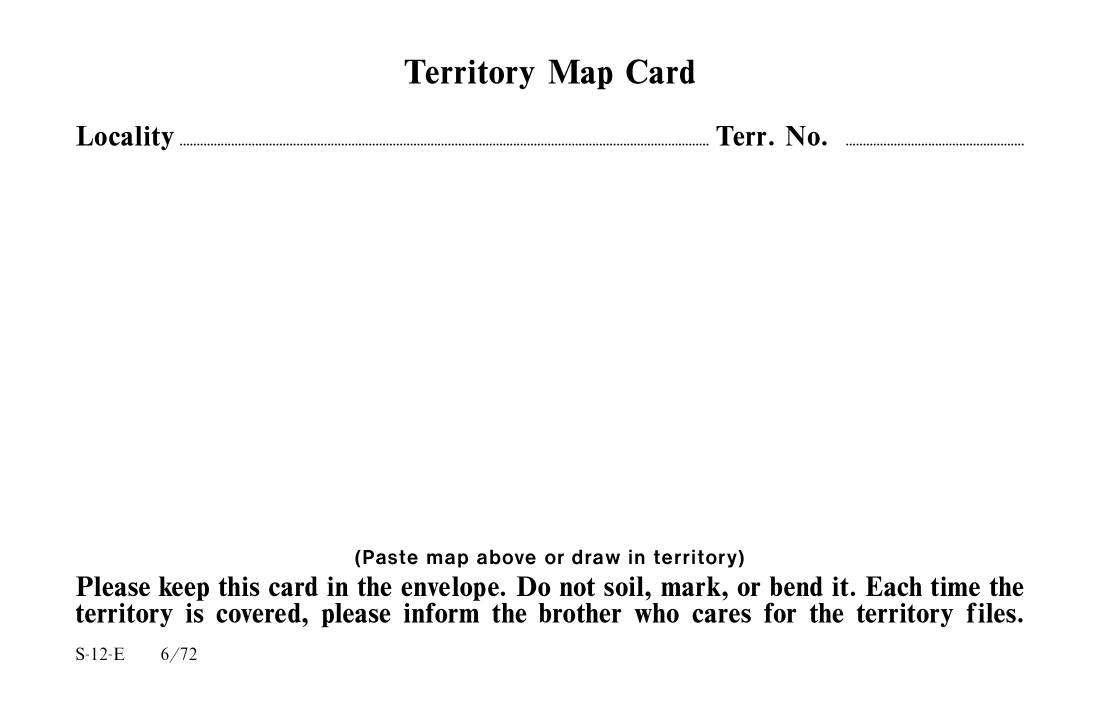
#> input picture distrikt/templates/S-12-E-source.png, 2200 x 1423 px, given in place of icon.png, which was not available (shown at 1/2 size)
$ python prepare_dmg.py
#> lines starting #> are read from the running program, lines starting #| are printed output that depends on the picture
#!/usr/bin/env python3
"""Create LTM's bilingual Finder installer presentation at 1:1 dimensions.

Only public assets are read; no local user database or credentials are used.
The finished Finder window is laid out by the free create-dmg tool.
"""
from pathlib import Path
from PIL import Image, ImageDraw, ImageFont
import argparse
import html

ROOT = Path(__file__).resolve().parents[1]
SITE = "https://localterritorymanager.com/da/guide/#mac-first-open"
# Finder uses the image's raw pixel dimensions, not logical Retina points.
# A 1800×1100 PNG inside a 900×550 window is cropped, not downscaled.
WIDTH, HEIGHT, SCALE = 900, 550, 1
C = {
    "ink": "#193e32", "dark": "#133c30", "green": "#2d7459",
    "mint": "#dce9d8", "pale": "#f5f8f2", "line": "#d9e5d9",
    "cream": "#eff4e9", "white": "#ffffff", "muted": "#60786b",
}


def font(size, bold=False):
    faces = (
        ["/System/Library/Fonts/Supplemental/Arial Bold.ttf",
         "/System/Library/Fonts/Supplemental/Helvetica Bold.ttf"]
        if bold else
        ["/System/Library/Fonts/Supplemental/Arial.ttf",
         "/System/Library/Fonts/Supplemental/Helvetica.ttf"]
    )
    for face in faces:
        if Path(face).exists():
            return ImageFont.truetype(face, size * SCALE)
    return ImageFont.load_default()


def create_background(path):
    canvas = Image.new("RGB", (WIDTH * SCALE, HEIGHT * SCALE), C["pale"])
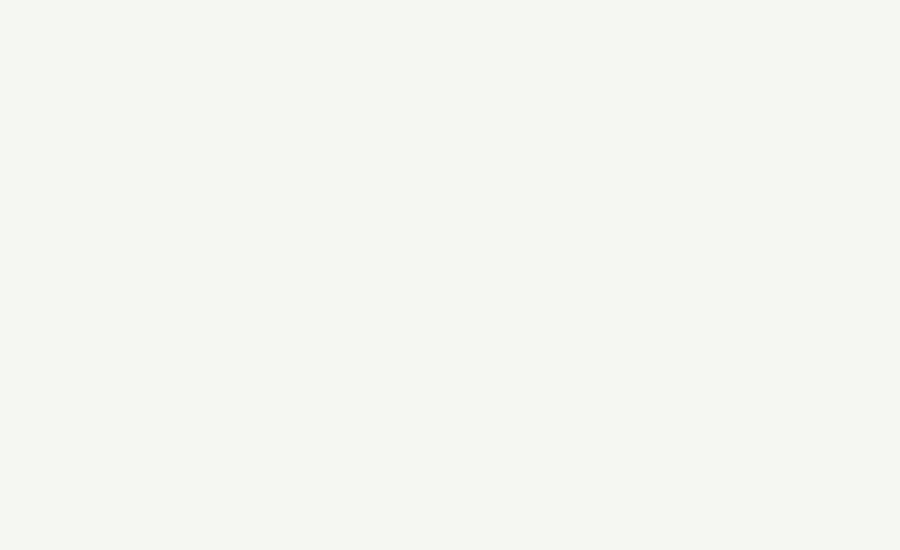
#> canvas: PIL image 900x550 RGB; mean R, G, B 245, 248, 242
    d = ImageDraw.Draw(canvas)
    def rect(box, color, radius=0, outline=None, width=1):
        bounds = tuple(int(i * SCALE) for i in box)
        d.rounded_rectangle(bounds, radius=radius * SCALE, fill=color, outline=outline, width=width * SCALE)
    def text(x, y, value, size, color, bold=False, anchor=None):
        d.text((x * SCALE, y * SCALE), value, font=font(size, bold),
               fill=color, anchor=anchor)
    # Brand header, matching the public LTM website's restrained greens.
    rect((0, 0, WIDTH, 142), C["dark"])
    rect((35, 27, 112, 108), "#f1f6e9", 20)
    with Image.open(ROOT / "distrikt" / "icon.png") as icon:
#> icon is the input picture: PIL image 2200x1423 RGB; min 0, max 255, mean 249.2
        icon = icon.convert("RGBA")
#> icon: PIL image 2200x1423 RGBA
        icon.thumbnail((65*SCALE, 65*SCALE), Image.Resampling.LANCZOS)
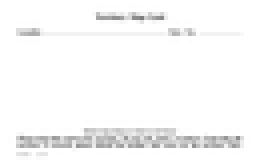
#> icon: PIL image 65x42 RGBA (shown 4 times larger); mean R, G, B, A 248.8, 248.8, 248.8, 255
        canvas.paste(icon, (int(41*SCALE), int(34*SCALE)), icon)
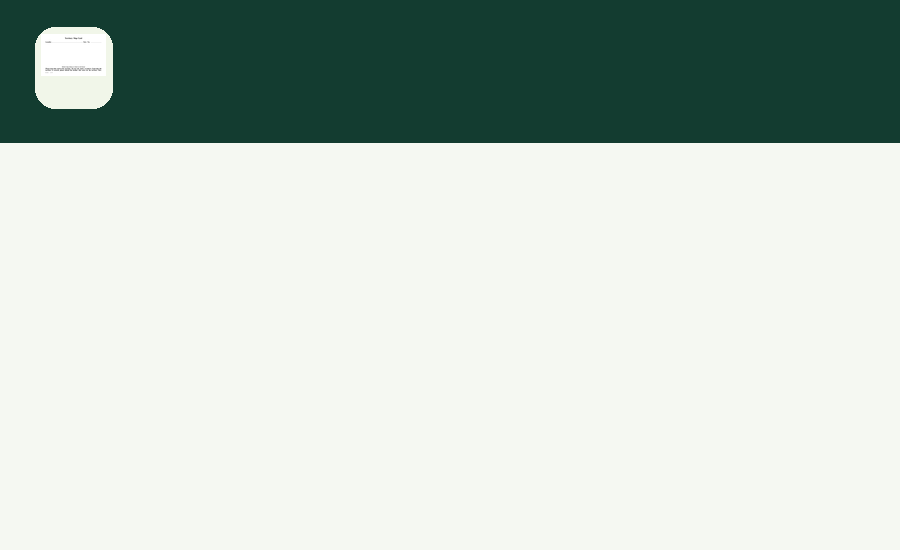
#> canvas: PIL image 900x550 RGB; mean R, G, B 189, 201.4, 193.9
    text(136, 24, "LTM", 51, C["white"], bold=True)
    text(138, 92, "LOCAL TERRITORY MANAGER", 16, "#d8e9d7", bold=True)
    text(855, 66, "INSTALLATION  /  SETUP", 13, "#d0e4d3", anchor="ra")

    # Installation stage. Finder draws the actual draggable app and
    # Applications link icons at the marked coordinates.
    rect((27, 162, 873, 407), C["white"], 20, C["line"], 1)
    text(450, 185, "Træk LTM til Programmer  /  Drag LTM to Applications", 18, C["ink"], bold=True, anchor="mt")
    text(218, 228, "01  APP", 14, C["muted"], bold=True, anchor="mt")
    text(685, 228, "02  PROGRAMMER / APPLICATIONS", 13, C["muted"], bold=True, anchor="mt")
    # A gentle, generous directional arrow, kept clear of both icons.
    y=318
    d.line([(330*SCALE,y*SCALE),(547*SCALE,y*SCALE)], fill="#78a991", width=7*SCALE)
    d.polygon([(545*SCALE,(y-15)*SCALE),(567*SCALE,y*SCALE),(545*SCALE,(y+15)*SCALE)],fill=C["green"])
    text(449, 283, "TRÆK FOR AT INSTALLERE  /  DRAG TO INSTALL", 11, C["green"], bold=True, anchor="mm")

    # Finder will place a real clickable guide icon at x765, y465.
    # Leave room below it for Finder's file name, within the 550px canvas.
    rect((27, 421, 873, 543), C["cream"], 17)
    text(58, 437, "FØRSTE ÅBNING  /  FIRST LAUNCH", 14, C["ink"], bold=True)
    text(58, 463, "Mac beder muligvis om en sikkerhedsgodkendelse.", 13, C["muted"])
    text(58, 485, "Need help opening LTM? Use the guide icon to the right.", 12, C["muted"])
    # Do not draw text behind Finder's real link icon or its caption.
    canvas.save(path, "PNG", optimize=True)
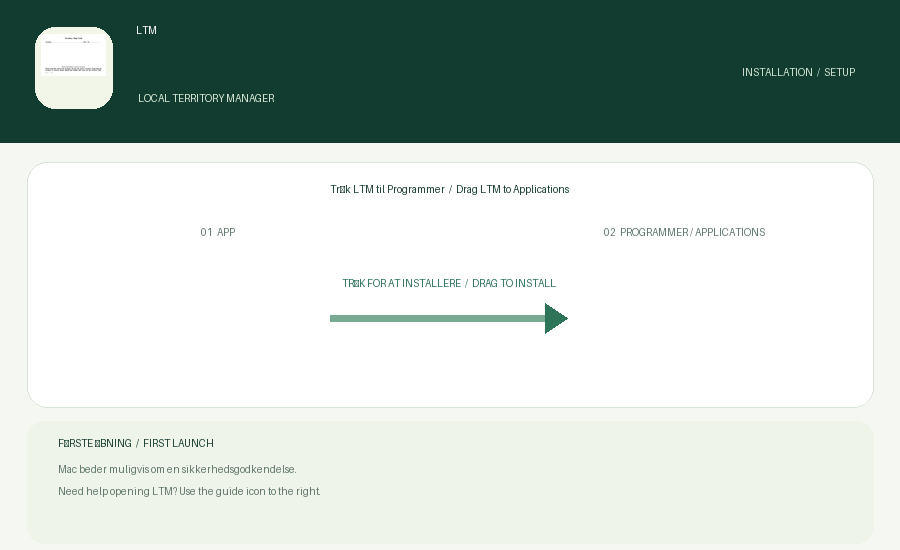
#> saved as LTM-DMG-background.png: PIL image 900x550 RGB; mean R, G, B 190.4, 202.4, 196.1
    return path


def create_webloc(path):
    # A Finder internet location: clickable, with no executable shell script.
    path.write_text(
        '<?xml version="1.0" encoding="UTF-8"?>\n'
        '<!DOCTYPE plist PUBLIC "-//Apple//DTD PLIST 1.0//EN" '
        '"http://www.apple.com/DTDs/PropertyList-1.0.dtd">\n'
        '<plist version="1.0"><dict><key>URL</key>'
        '<string>' + html.escape(SITE, quote=False) + '</string>'
        '</dict></plist>\n', encoding="utf-8"
    )
    return path


def prepare(folder):
    folder = Path(folder).resolve()
    folder.mkdir(parents=True, exist_ok=True)
    bg = create_background(folder.parent / "LTM-DMG-background.png")
    help_link = create_webloc(folder / "Hjælp - Help.webloc")
    return bg, help_link


if __name__ == "__main__":
    parser = argparse.ArgumentParser()
    parser.add_argument("--folder", type=Path, default=ROOT / "dist-native" / "_dmg")
    args = parser.parse_args()
    background, guide = prepare(args.folder)
    print("Finder installer background:", background)
    print("Guide shortcut:", guide)
